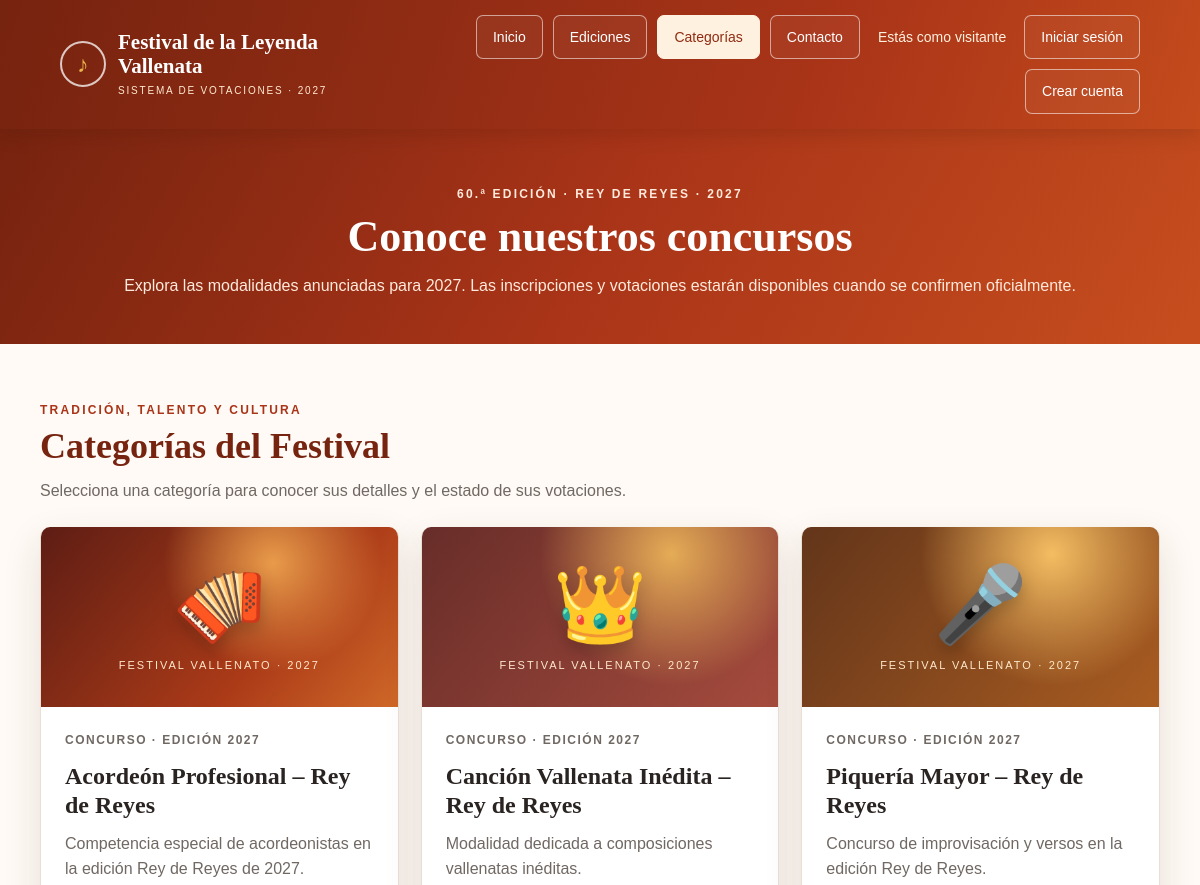
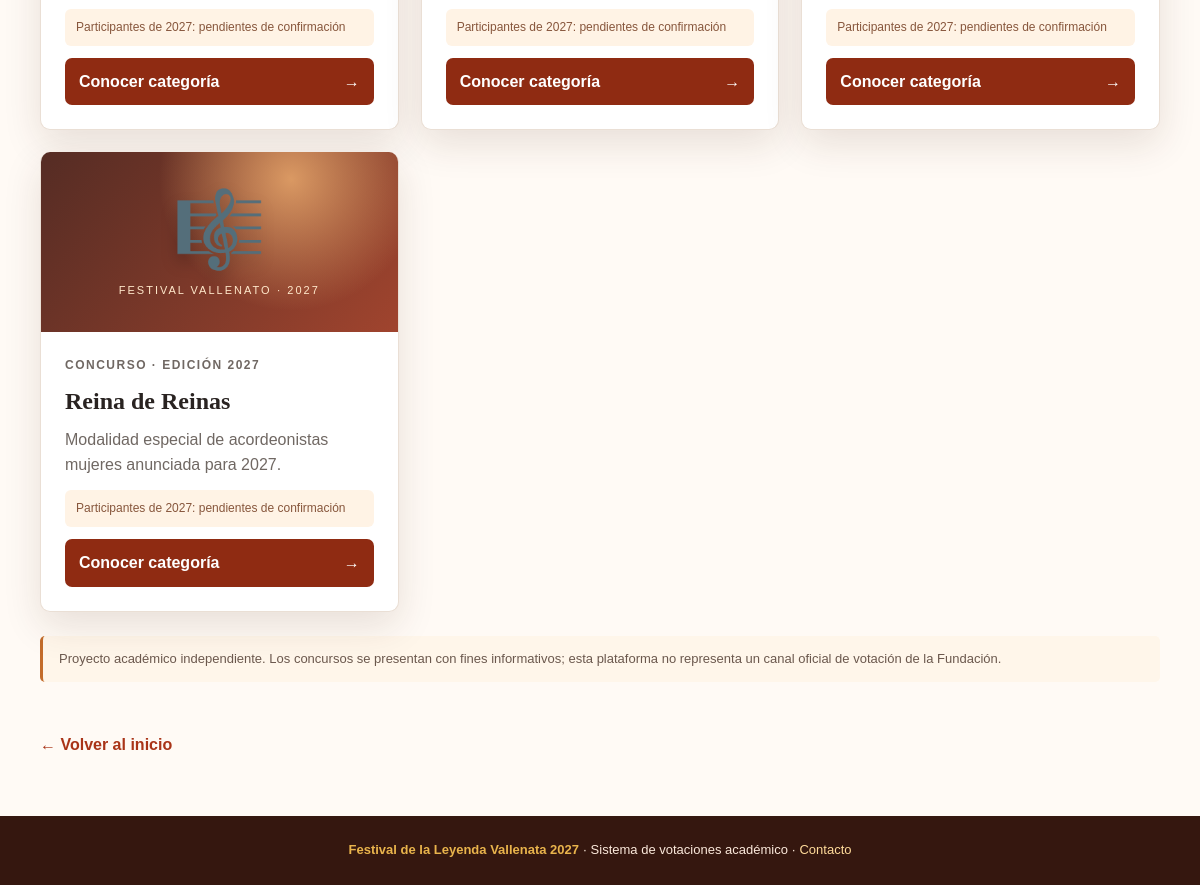
Page /categorias/ on the committed database (2 pictures, top to bottom).
### votaciones/models.py (models this page shows, shortened)
class Categoria(models.Model):
    nombre = models.CharField(max_length=100, verbose_name="Nombre de la Categoría")
    descripcion = models.TextField(blank=True, null=True, verbose_name="Descripción")
    estado = models.BooleanField(default=True, verbose_name="Activa")
    class Meta:
        verbose_name = "Categoría"
        verbose_name_plural = "Categorías"

### votaciones/views.py (the view)
# urls.py: path('categorias/', views.lista_categorias, name='categorias'),
def lista_categorias(request):
    categorias = Categoria.objects.filter(estado=True, votaciones_categoria__edicion__activa=True).distinct().order_by('nombre')
    return render(request, 'votaciones/categorias.html', {'categorias': categorias})

### votaciones/templates/votaciones/categorias.html (shortened to what this page needs)
{% load static %}
<!DOCTYPE html><html lang="es"><head>
    <link rel="stylesheet" href="{% static 'votaciones/css/festival.css' %}?v=20271025"></head>
<body><header class="site-header"><a class="brand" href="{% url 'votaciones:index' %}"><span class="brand-mark" aria-hidden="true">♪</span><span><span class="brand-name">Festival de la Leyenda Vallenata</span><span class="brand-subtitle">Sistema de votaciones · 2027</span></span></a>{% include 'votaciones/includes/navbar.html' %}</header>
<main><section class="category-top"><p class="eyebrow">60.ª edición · Rey de Reyes · 2027</p><h1>Conoce nuestros concursos</h1><p>Explora las modalidades anunciadas para 2027. Las inscripciones y votaciones estarán disponibles cuando se confirmen oficialmente.</p></section>
<section class="section"><div class="section-heading"><p class="eyebrow">Tradición, talento y cultura</p><h2>Categorías del Festival</h2><p>Selecciona una categoría para conocer sus detalles y el estado de sus votaciones.</p></div>
<div class="category-grid category-showcase">{% for categoria in categorias %}<article class="category-card category-card-enhanced category-visual"><div class="category-illustration category-illustration-{{ forloop.counter|add:'0' }}" aria-hidden="true"><span>{% cycle '🪗' '👑' '🎤' '🎼' %}</span><small>Festival Vallenato · 2027</small></div><div class="category-card-body"><p class="card-kicker">Concurso · Edición 2027</p><h3>{{ categoria.nombre }}</h3><p>{{ categoria.descripcion|default:'Información del concurso disponible próximamente.' }}</p><span class="category-meta">Participantes de 2027: pendientes de confirmación</span><a class="category-cta" href="{% url 'votaciones:detalle_categoria' categoria.id %}">Conocer categoría <span aria-hidden="true">→</span></a></div></article>{% empty %}<div class="empty-state">Todavía no hay categorías. Ejecuta <code>python manage.py preparar_categorias_2027</code> para cargarlas sin afectar los registros existentes.</div>{% endfor %}</div>
<p class="category-disclaimer">Proyecto académico independiente. Los concursos se presentan con fines informativos; esta plataforma no representa un canal oficial de votación de la Fundación.</p><a class="back-link" href="{% url 'votaciones:index' %}">← Volver al inicio</a></section></main><footer class="site-footer"><strong>Festival de la Leyenda Vallenata 2027</strong> · Sistema de votaciones académico · <a href="{% url 'votaciones:contacto' %}">Contacto</a></footer></body></html>

### rows in the picture
Categoria: nombre "Acordeón Profesional – Rey de Reyes", descripcion "Competencia especial de acordeonistas en la edición Rey de Reyes de 2027."
Categoria: nombre "Canción Vallenata Inédita – Rey de Reyes", descripcion "Modalidad dedicada a composiciones vallenatas inéditas."
Categoria: nombre "Piquería Mayor – Rey de Reyes", descripcion "Concurso de improvisación y versos en la edición Rey de Reyes."
Categoria: nombre "Reina de Reinas", descripcion "Modalidad especial de acordeonistas mujeres anunciada para 2027."
